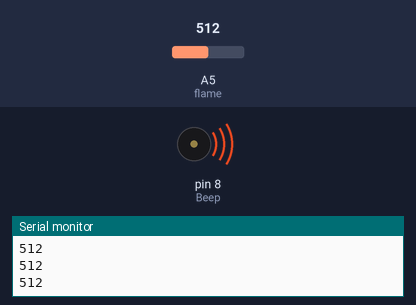
The sketch below on a simulated Arduino Uno, built with avr-gcc and run on an emulated ATmega328P. Parts: buzzer (waves = sounding, pin HIGH), the last lines printed to the serial monitor. Inputs (shaded band) come from the test bench; at power-on: A5 (flame) = 512.

Above: at 1.2 s.
1.3 s: A5 (flame) set to 11
2.8 s: A5 (flame) set to 8
At 4.0 s:
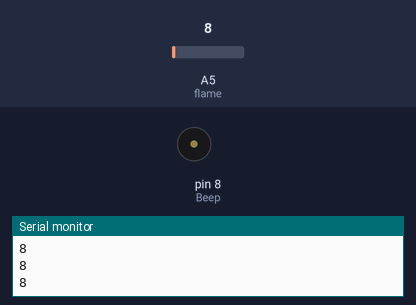
4.3 s: A5 (flame) set to 122
At 5.2 s:
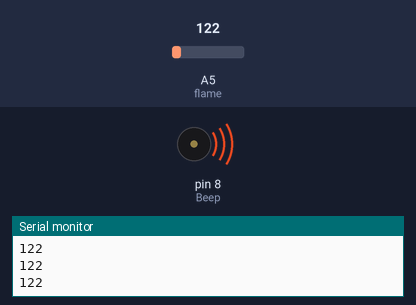
5.8 s: A5 (flame) set to 0
At 6.3 s:
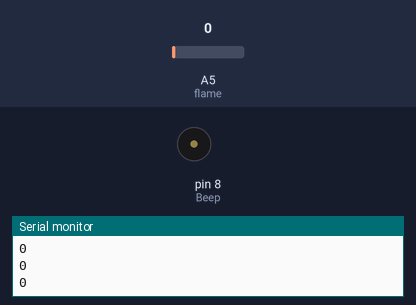
Timing chart, 0 to 8.3 s (numbered marks = the images above; inputs shaded):
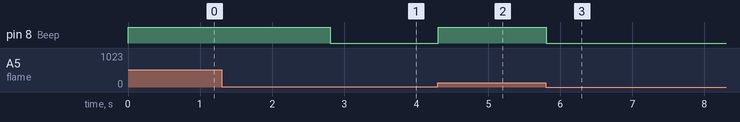

Measured:
- the behaviour switches between 10 and 9 on A5 (flame) (found by bisection; images 0 and 1)
- after the input at 2.8 s, pin 8 (Beep): HIGH → LOW at once
- after the input at 4.3 s, pin 8 (Beep): LOW → HIGH at once
- after the input at 5.8 s, pin 8 (Beep): HIGH → LOW at once

The sketch:

lesson13.ino
```cpp
int flame = A5 ;
int Beep = 8 ;
int val = 0 ;
void setup()
{
  pinMode(Beep, OUTPUT) ;
  pinMode(flame, INPUT) ;
  Serial.begin(9600) ;
}
void loop()
{
  val = analogRead(flame) ;
  Serial.println(val) ;
  if(val >= 10)
  {
    digitalWrite(Beep, HIGH) ;
  }
  else
  {
    digitalWrite(Beep, LOW) ;
  }
}
```
